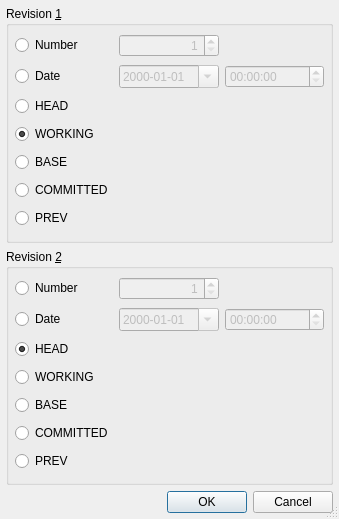
<ui version="4.0" >
 <class>SvnRevisionSelectionDialog</class>
 <widget class="QDialog" name="SvnRevisionSelectionDialog" >
  <property name="geometry" >
   <rect>
    <x>0</x>
    <y>0</y>
    <width>339</width>
    <height>519</height>
   </rect>
  </property>
  <property name="windowTitle" >
   <string>Subversion Diff</string>
  </property>
  <property name="sizeGripEnabled" >
   <bool>true</bool>
  </property>
  <layout class="QVBoxLayout" >
   <item>
    <widget class="QGroupBox" name="rev1GroupBox" >
     <property name="title" >
      <string>Revision &amp;1</string>
     </property>
     <layout class="QGridLayout" >
      <item row="6" column="0" >
       <widget class="QRadioButton" name="prev1Button" >
        <property name="toolTip" >
         <string>Select revision before last commit</string>
        </property>
        <property name="text" >
         <string>PREV</string>
        </property>
       </widget>
      </item>
      <item row="5" column="0" >
       <widget class="QRadioButton" name="committed1Button" >
        <property name="toolTip" >
         <string>Select last committed revision</string>
        </property>
        <property name="text" >
         <string>COMMITTED</string>
        </property>
       </widget>
      </item>
      <item row="4" column="0" >
       <widget class="QRadioButton" name="base1Button" >
        <property name="toolTip" >
         <string>Select base revision</string>
        </property>
        <property name="text" >
         <string>BASE</string>
        </property>
       </widget>
      </item>
      <item row="2" column="0" >
       <widget class="QRadioButton" name="head1Button" >
        <property name="toolTip" >
         <string>Select head revision of repository</string>
        </property>
        <property name="text" >
         <string>HEAD</string>
        </property>
       </widget>
      </item>
      <item row="3" column="0" >
       <widget class="QRadioButton" name="working1Button" >
        <property name="toolTip" >
         <string>Select working revision</string>
        </property>
        <property name="text" >
         <string>WORKING</string>
        </property>
        <property name="checked" >
         <bool>true</bool>
        </property>
       </widget>
      </item>
      <item row="0" column="1" >
       <widget class="QSpinBox" name="number1SpinBox" >
        <property name="enabled" >
         <bool>false</bool>
        </property>
        <property name="sizePolicy" >
         <sizepolicy vsizetype="Fixed" hsizetype="Expanding" >
          <horstretch>0</horstretch>
          <verstretch>0</verstretch>
         </sizepolicy>
        </property>
        <property name="toolTip" >
         <string>Enter a revision number</string>
        </property>
        <property name="alignment" >
         <set>Qt::AlignRight</set>
        </property>
        <property name="minimum" >
         <number>1</number>
        </property>
        <property name="maximum" >
         <number>999999999</number>
        </property>
       </widget>
      </item>
      <item row="1" column="2" >
       <widget class="QTimeEdit" name="time1Edit" >
        <property name="enabled" >
         <bool>false</bool>
        </property>
        <property name="toolTip" >
         <string>Enter time of revision</string>
        </property>
       </widget>
      </item>
      <item row="1" column="1" >
       <widget class="QDateEdit" name="date1Edit" >
        <property name="enabled" >
         <bool>false</bool>
        </property>
        <property name="toolTip" >
         <string>Enter date of revision</string>
        </property>
        <property name="displayFormat" >
         <string>yyyy-MM-dd</string>
        </property>
        <property name="calendarPopup" >
         <bool>true</bool>
        </property>
       </widget>
      </item>
      <item row="0" column="2" >
       <spacer>
        <property name="orientation" >
         <enum>Qt::Horizontal</enum>
        </property>
        <property name="sizeHint" stdset="0" >
         <size>
          <width>40</width>
          <height>20</height>
         </size>
        </property>
       </spacer>
      </item>
      <item row="0" column="0" >
       <widget class="QRadioButton" name="number1Button" >
        <property name="toolTip" >
         <string>Select to specify a revision by number</string>
        </property>
        <property name="text" >
         <string>Number</string>
        </property>
       </widget>
      </item>
      <item row="1" column="0" >
       <widget class="QRadioButton" name="date1Button" >
        <property name="toolTip" >
         <string>Select to specify a revision by date and time</string>
        </property>
        <property name="text" >
         <string>Date</string>
        </property>
       </widget>
      </item>
     </layout>
    </widget>
   </item>
   <item>
    <widget class="QGroupBox" name="rev2GroupBox" >
     <property name="title" >
      <string>Revision &amp;2</string>
     </property>
     <layout class="QGridLayout" >
      <item row="6" column="0" >
       <widget class="QRadioButton" name="prev2Button" >
        <property name="toolTip" >
         <string>Select revision before last commit</string>
        </property>
        <property name="text" >
         <string>PREV</string>
        </property>
       </widget>
      </item>
      <item row="5" column="0" >
       <widget class="QRadioButton" name="committed2Button" >
        <property name="toolTip" >
         <string>Select last committed revision</string>
        </property>
        <property name="text" >
         <string>COMMITTED</string>
        </property>
       </widget>
      </item>
      <item row="4" column="0" >
       <widget class="QRadioButton" name="base2Button" >
        <property name="toolTip" >
         <string>Select base revision</string>
        </property>
        <property name="text" >
         <string>BASE</string>
        </property>
       </widget>
      </item>
      <item row="2" column="0" >
       <widget class="QRadioButton" name="head2Button" >
        <property name="toolTip" >
         <string>Select head revision of repository</string>
        </property>
        <property name="text" >
         <string>HEAD</string>
        </property>
        <property name="checked" >
         <bool>true</bool>
        </property>
       </widget>
      </item>
      <item row="3" column="0" >
       <widget class="QRadioButton" name="working2Button" >
        <property name="toolTip" >
         <string>Select working revision</string>
        </property>
        <property name="text" >
         <string>WORKING</string>
        </property>
       </widget>
      </item>
      <item row="0" column="1" >
       <widget class="QSpinBox" name="number2SpinBox" >
        <property name="enabled" >
         <bool>false</bool>
        </property>
        <property name="sizePolicy" >
         <sizepolicy vsizetype="Fixed" hsizetype="Expanding" >
          <horstretch>0</horstretch>
          <verstretch>0</verstretch>
         </sizepolicy>
        </property>
        <property name="toolTip" >
         <string>Enter a revision number</string>
        </property>
        <property name="alignment" >
         <set>Qt::AlignRight</set>
        </property>
        <property name="minimum" >
         <number>1</number>
        </property>
        <property name="maximum" >
         <number>999999999</number>
        </property>
       </widget>
      </item>
      <item row="1" column="2" >
       <widget class="QTimeEdit" name="time2Edit" >
        <property name="enabled" >
         <bool>false</bool>
        </property>
        <property name="toolTip" >
         <string>Enter time of revision</string>
        </property>
       </widget>
      </item>
      <item row="1" column="1" >
       <widget class="QDateEdit" name="date2Edit" >
        <property name="enabled" >
         <bool>false</bool>
        </property>
        <property name="toolTip" >
         <string>Enter date of revision</string>
        </property>
        <property name="displayFormat" >
         <string>yyyy-MM-dd</string>
        </property>
        <property name="calendarPopup" >
         <bool>true</bool>
        </property>
       </widget>
      </item>
      <item row="0" column="2" >
       <spacer>
        <property name="orientation" >
         <enum>Qt::Horizontal</enum>
        </property>
        <property name="sizeHint" stdset="0" >
         <size>
          <width>40</width>
          <height>20</height>
         </size>
        </property>
       </spacer>
      </item>
      <item row="0" column="0" >
       <widget class="QRadioButton" name="number2Button" >
        <property name="toolTip" >
         <string>Select to specify a revision by number</string>
        </property>
        <property name="text" >
         <string>Number</string>
        </property>
       </widget>
      </item>
      <item row="1" column="0" >
       <widget class="QRadioButton" name="date2Button" >
        <property name="toolTip" >
         <string>Select to specify a revision by date and time</string>
        </property>
        <property name="text" >
         <string>Date</string>
        </property>
       </widget>
      </item>
     </layout>
    </widget>
   </item>
   <item>
    <widget class="QDialogButtonBox" name="buttonBox" >
     <property name="orientation" >
      <enum>Qt::Horizontal</enum>
     </property>
     <property name="standardButtons" >
      <set>QDialogButtonBox::Cancel|QDialogButtonBox::Ok</set>
     </property>
    </widget>
   </item>
  </layout>
 </widget>
 <layoutdefault spacing="6" margin="6" />
 <pixmapfunction>qPixmapFromMimeSource</pixmapfunction>
 <tabstops>
  <tabstop>number1Button</tabstop>
  <tabstop>number1SpinBox</tabstop>
  <tabstop>date1Button</tabstop>
  <tabstop>date1Edit</tabstop>
  <tabstop>time1Edit</tabstop>
  <tabstop>head1Button</tabstop>
  <tabstop>working1Button</tabstop>
  <tabstop>base1Button</tabstop>
  <tabstop>committed1Button</tabstop>
  <tabstop>prev1Button</tabstop>
  <tabstop>number2Button</tabstop>
  <tabstop>number2SpinBox</tabstop>
  <tabstop>date2Button</tabstop>
  <tabstop>date2Edit</tabstop>
  <tabstop>time2Edit</tabstop>
  <tabstop>head2Button</tabstop>
  <tabstop>working2Button</tabstop>
  <tabstop>base2Button</tabstop>
  <tabstop>committed2Button</tabstop>
  <tabstop>prev2Button</tabstop>
  <tabstop>buttonBox</tabstop>
 </tabstops>
 <resources/>
 <connections>
  <connection>
   <sender>buttonBox</sender>
   <signal>accepted()</signal>
   <receiver>SvnRevisionSelectionDialog</receiver>
   <slot>accept()</slot>
   <hints>
    <hint type="sourcelabel" >
     <x>27</x>
     <y>512</y>
    </hint>
    <hint type="destinationlabel" >
     <x>21</x>
     <y>143</y>
    </hint>
   </hints>
  </connection>
  <connection>
   <sender>buttonBox</sender>
   <signal>rejected()</signal>
   <receiver>SvnRevisionSelectionDialog</receiver>
   <slot>reject()</slot>
   <hints>
    <hint type="sourcelabel" >
     <x>79</x>
     <y>512</y>
    </hint>
    <hint type="destinationlabel" >
     <x>73</x>
     <y>140</y>
    </hint>
   </hints>
  </connection>
  <connection>
   <sender>number1Button</sender>
   <signal>toggled(bool)</signal>
   <receiver>number1SpinBox</receiver>
   <slot>setEnabled(bool)</slot>
   <hints>
    <hint type="sourcelabel" >
     <x>62</x>
     <y>45</y>
    </hint>
    <hint type="destinationlabel" >
     <x>148</x>
     <y>43</y>
    </hint>
   </hints>
  </connection>
  <connection>
   <sender>date1Button</sender>
   <signal>toggled(bool)</signal>
   <receiver>date1Edit</receiver>
   <slot>setEnabled(bool)</slot>
   <hints>
    <hint type="sourcelabel" >
     <x>70</x>
     <y>77</y>
    </hint>
    <hint type="destinationlabel" >
     <x>136</x>
     <y>74</y>
    </hint>
   </hints>
  </connection>
  <connection>
   <sender>date1Button</sender>
   <signal>toggled(bool)</signal>
   <receiver>time1Edit</receiver>
   <slot>setEnabled(bool)</slot>
   <hints>
    <hint type="sourcelabel" >
     <x>16</x>
     <y>74</y>
    </hint>
    <hint type="destinationlabel" >
     <x>257</x>
     <y>74</y>
    </hint>
   </hints>
  </connection>
  <connection>
   <sender>number2Button</sender>
   <signal>toggled(bool)</signal>
   <receiver>number2SpinBox</receiver>
   <slot>setEnabled(bool)</slot>
   <hints>
    <hint type="sourcelabel" >
     <x>32</x>
     <y>281</y>
    </hint>
    <hint type="destinationlabel" >
     <x>128</x>
     <y>283</y>
    </hint>
   </hints>
  </connection>
  <connection>
   <sender>date2Button</sender>
   <signal>toggled(bool)</signal>
   <receiver>date2Edit</receiver>
   <slot>setEnabled(bool)</slot>
   <hints>
    <hint type="sourcelabel" >
     <x>49</x>
     <y>310</y>
    </hint>
    <hint type="destinationlabel" >
     <x>134</x>
     <y>310</y>
    </hint>
   </hints>
  </connection>
  <connection>
   <sender>date2Button</sender>
   <signal>toggled(bool)</signal>
   <receiver>time2Edit</receiver>
   <slot>setEnabled(bool)</slot>
   <hints>
    <hint type="sourcelabel" >
     <x>55</x>
     <y>322</y>
    </hint>
    <hint type="destinationlabel" >
     <x>264</x>
     <y>320</y>
    </hint>
   </hints>
  </connection>
 </connections>
</ui>
